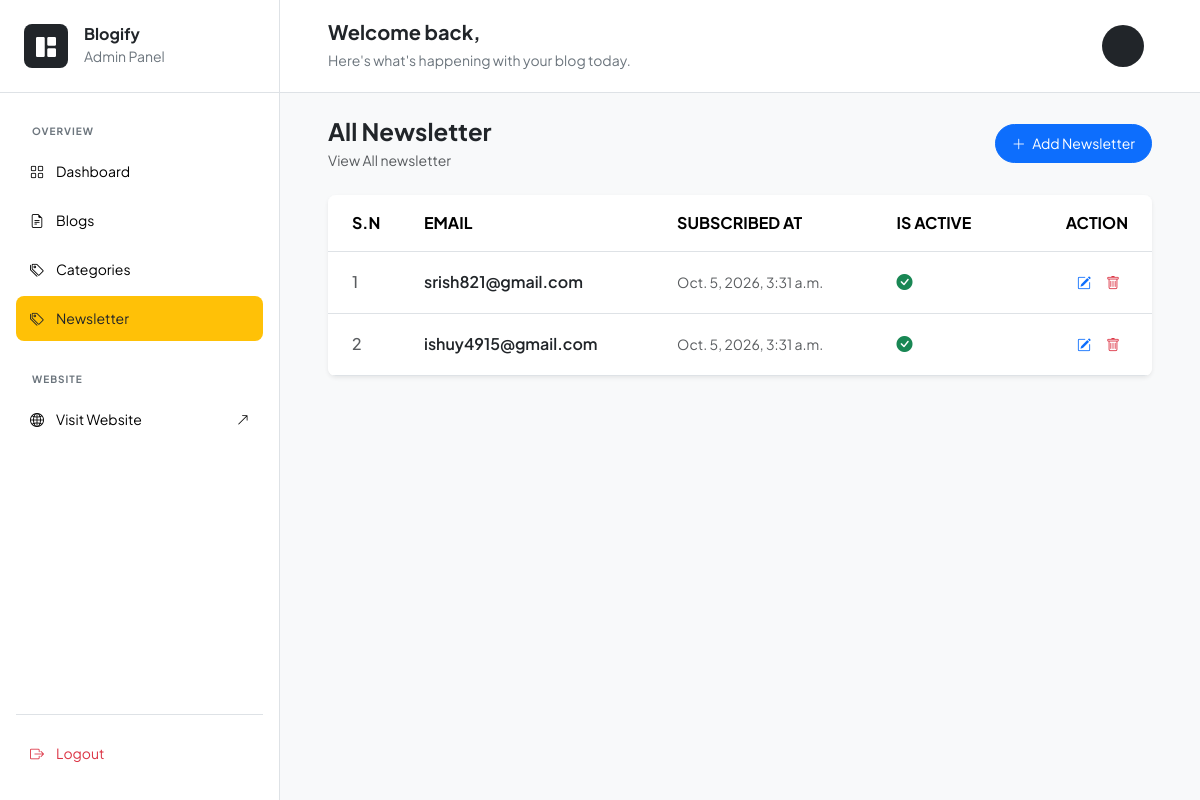
The page /dashboard/newsletter/ on the database its author committed.
### blogs/models.py (models this page shows, shortened)
class NewsletterSubscriber(models.Model):
    email = models.EmailField(unique=True)
    is_subscribed = models.DateTimeField(auto_now_add=True)
    is_active = models.BooleanField(default=True)

### dashboard/views.py (the view)
# urls.py: path('newsletter/', views.newsletter, name="newsletter"),
def newsletter(request):
    newsletters = NewsletterSubscriber.objects.all()
    context = {
        'newsletters': newsletters
    }
    return render(request, 'dashboard/newsletter.html', context)

### blogs/context_processors.py (called while the page is built)
def get_categories(request):
    categories = Category.objects.all()
    return dict(categories=categories)

### templates/dashboard/newsletter.html
{% extends 'dashboard/dashboard_base.html' %}
{% block content %}
<div class="container-fluid p-4">
  <div class="d-flex justify-content-between align-items-center mb-4">
    <div>
      <h4 class="fw-bold mb-1">All Newsletter</h4>
      <p class="text-muted small mb-0">View All newsletter</p>
    </div>
    <a href="{% url 'add_newsletter' %}" class="btn btn-primary btn-sm px-3 py-2 rounded-pill">
      <i class="bi bi-plus-lg me-1"></i> Add Newsletter
    </a>
  </div>
  <div class="card border-0 shadow-sm rounded-3 overflow-hidden">
    <div class="table-responsive">
      <table class="table table-hover align-middle mb-0">
        <thead class="bg-light border-bottom">
          <tr class="text-uppercase text-secondary fw-semibold fs-7">
            <th scope="col" class="py-3 px-4" style="width: 80px;">S.N</th>
            <th scope="col" class="py-3 px-3">Email</th>
            <th scope="col" class="py-3 px-3">Subscribed At</th>
            <th scope="col" class="py-3 px-3">Is Active</th>
            <th scope="col" class="py-3 px-4 text-end" style="width: 140px;">Action</th>
          </tr>
        </thead>
        <tbody class="divide-y">
           {% for n in newsletters %}
          <tr>
            <td class="py-3 px-4 text-muted fw-medium">{{ forloop.counter }}</td>
            <td class="py-3 px-3">
              <span class="fw-semibold text-dark">{{ n.email}}</span>
            </td>
            <td class="py-3 px-3 text-muted">
              <small>{{ n.is_subscribed }}</small>
            </td>
            <td class="py-3 px-3 text-muted text-left">
              <small>
                {% if n.is_active %}
                <i class="bi bi-check-circle-fill text-success fs-6"></i>
                {% else %}
                <i class="bi bi-x-circle-fill text-danger fs-6"></i>
                {% endif %}
              </small>
            </td>
            <td class="py-3 px-4 text-end">
              <div class="btn-group btn-group-sm">
                <a href="{% url 'edit_newsletter' n.id %}" class="btn btn-outline-secondary border-0 text-primary" title="Edit">
                  <i class="bi bi-pencil-square"></i>
                </a>
                <a href="{% url 'delete_newsletter' n.id %}" class="btn btn-outline-secondary border-0 text-danger" title="Delete">
                  <i class="bi bi-trash"></i>
                </a>
              </div>
            </td>
          </tr>
          {% endfor %}
        </tbody>
      </table>
    </div>
  </div>
</div>
{% endblock %}

### templates/dashboard/dashboard_base.html (style rules this page uses)
body { font-family: "Plus Jakarta Sans", sans-serif; background: #f8f9fa; }

### rows shown on the page
NewsletterSubscriber: email "srish821@gmail.com", is_subscribed "Oct. 5, 2026, 3:31 a.m.", is_active True (drawn)
NewsletterSubscriber: email "ishuy4915@gmail.com", is_subscribed "Oct. 5, 2026, 3:31 a.m.", is_active True (drawn)
